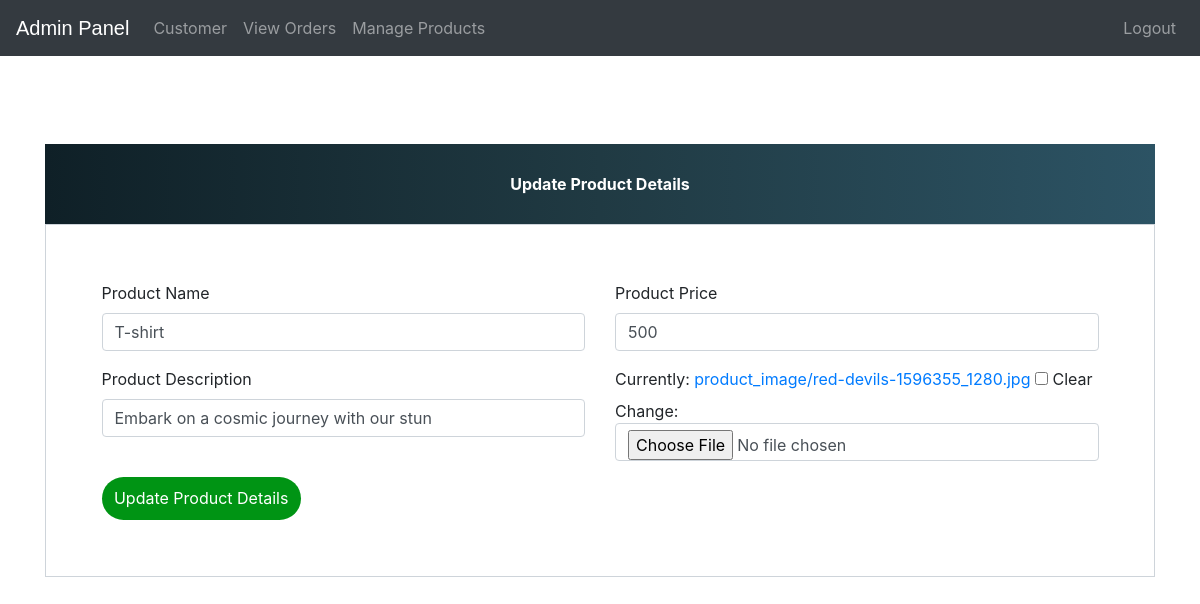
The page /update-product/1 (signed in) on the database its author committed.
### ecom/models.py (models this page shows, shortened)
class Product(models.Model):
    name=models.CharField(max_length=40)
    product_image= models.ImageField(upload_to='product_image/',null=True,blank=True)
    price = models.PositiveIntegerField()
    description=models.CharField(max_length=40)

### ecom/views.py (the view)
# urls.py: path('update-product/<int:pk>', views.update_product_view,name='update-product'),
@login_required(login_url='adminlogin')
def update_product_view(request,pk):
    product=models.Product.objects.get(id=pk)
    productForm=forms.ProductForm(instance=product)
    if request.method=='POST':
        productForm=forms.ProductForm(request.POST,request.FILES,instance=product)
        if productForm.is_valid():
            productForm.save()
            return redirect('admin-products')
    return render(request,'ecom/admin_update_product.html',{'productForm':productForm})

### ecom/forms.py
class ProductForm(forms.ModelForm):
    class Meta:
        model=models.Product
        fields=['name','price','description','product_image']

### templates/ecom/admin_update_product.html (shortened to what this page needs)
{% extends 'ecom/admin_base.html' %}
{% load widget_tweaks %}
{% block content %}
<head>
  <link href="//maxcdn.bootstrapcdn.com/bootstrap/4.1.1/css/bootstrap.min.css" rel="stylesheet" id="bootstrap-css">
</head>
<br><br><br><br><br><br>
<form method="post" enctype="multipart/form-data">
  <div class="container register-form">
    <div class="form">
      <div class="note">
        <p>Update Product Details</p>
      </div>
      <div class="form-content">
        <div class="row">
          <div class="col-md-6">
            <div class="form-group">
              <label for="">Product Name</label>
              {% render_field productForm.name class="form-control" placeholder="Product Name" %}
            </div>
            <div class="form-group">
              <label for="">Product Description</label>
              {% render_field productForm.description class="form-control" placeholder="Description" %}
            </div>
          </div>
          <div class="col-md-6">
            <div class="form-group">
              <label for="">Product Price</label>
              {% render_field productForm.price class="form-control" placeholder="Price" %}
            </div>
            <div class="form-group">
              {% render_field productForm.product_image class="form-control" placeholder="product_image" %}
            </div>
          </div>
        </div>
        <button type="submit" class="btnSubmit">Update Product Details</button>
      </div>
    </div>
  </div>
</form>
{% endblock content %}

### templates/ecom/admin_base.html (style rules this page uses)
p { text-align: center; }

### templates/ecom/admin_update_product.html (style rules this page uses)
a:link { text-decoration: none; }
.note { text-align: center; height: 80px; background: #0F2027; background: -webkit-linear-gradient(to left, #2C5364, #203A43, #0F2027); background: linear-gradient(to left, #2C5364, #203A43, #0F2027); color: #fff; font-weight: bold; line-height: 80px; }
.form-content { padding: 5%; border: 1px solid #ced4da; margin-bottom: 2%; }
.form-control { border-radius: 1.5rem; }
.btnSubmit { border: none; border-radius: 1.5rem; padding: 1%; width: 20%; cursor: pointer; background: #009414; color: #fff; }

### rows shown on the page
Product: name "T-shirt", description "Embark on a cosmic journey with our stun", price "500"
